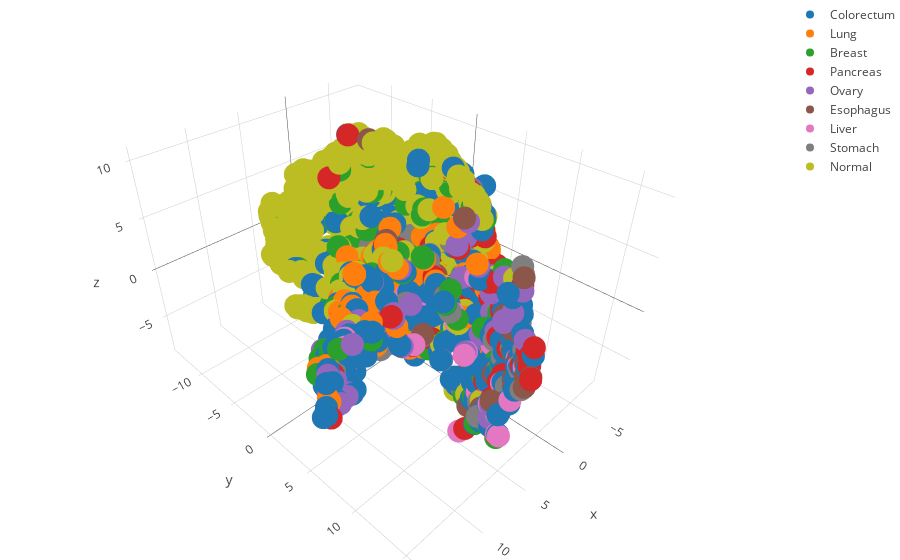
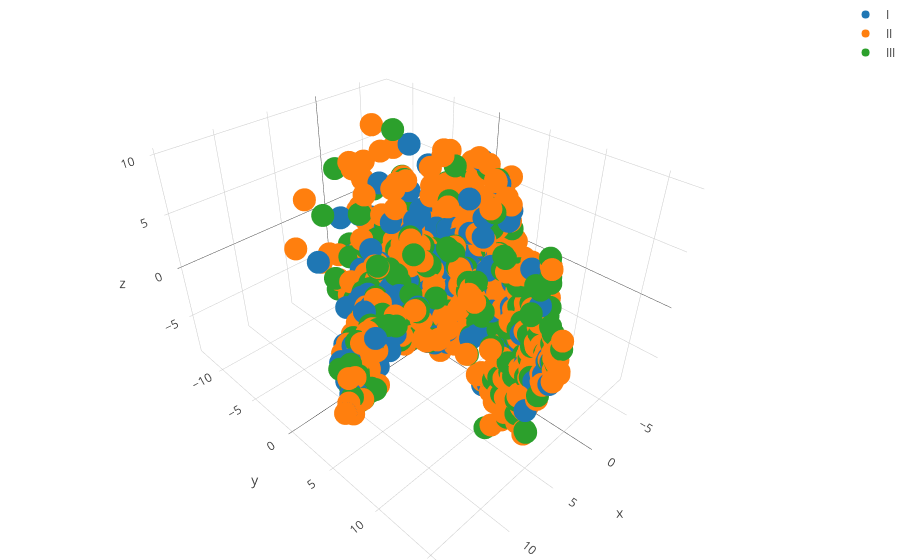

Notebook code for these charts, in order:
### Code cell
# Generating figure for 2D and 3D figures for T-SNE compressed data
gen_scatter(types, tsne_calc, y_types, file='tsne_2d_types.png')
gen_3d_plotly(types, tsne_calc_3D, y_types, file='tsne_3d_types.html')
gen_scatter(stages, tsne_calc, y_stages, file='tsne_2d_stages.png')
gen_3d_plotly(stages, tsne_calc_3D, y_stages, file='tsne_3d_stages.html')
